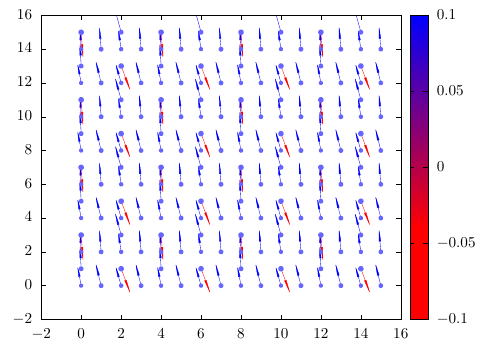

The gnuplot source for this figure:
set term epslatex standalone color 
unset key
# unset xtics
# unset ytics

#set cbrange [-1.0:1.0] 
set output 'plot_TL.tex'

#A1_Len=60
#A2_Len=200

#set border 4095 lw 3 

#unset border 
#unset xtics
#unset ytics

#n1y=sqrt(3.0)*0.5*A2_Len
#n1x=0.5*A2_Len
#n2x=n1x+A1_Len
#n3x=n2x-n1x

#x_off=4
#y_off=4

#xrange_val_min=0-x_off
#xrange_val_max=n2x+x_off

#yrange_val_min=0-y_off
#yrange_val_max=n1y+y_off

#set xrange [xrange_val_min:xrange_val_max]
#set yrange [yrange_val_min:yrange_val_max]
#set yrange [xrange_val_min:xrange_val_max]

#ratio=(yrange_val_max-yrange_val_min+4.7)/(xrange_val_max-xrange_val_min)

ratio=1.0
#ratio=2.0

set size 1,ratio
set style arrow 1 head filled size screen 0.0,20 lw 10 lc pal 
set style arrow 3 head filled size screen 0.1,1,1  lw 1 lc pal 


#set arrow 4 nohead from 0,0 to n1x,n1y lw 2 lc "black"
#set arrow 5 nohead from n1x,n1y to n2x,n1y lw 2 lc "black"
#set arrow 6 nohead from n2x,n1y to n3x,0 lw 2 lc "black"
#set arrow 7 nohead from n3x,0 to 0,0 lw 2 lc "black"

scale = 0.7 
#p 'MySkyrmion.txt' u (( $1 + (0.5*$2)  )-0.4*$4):(( sqrt(3.0)*0.5*($2) )-0.4*$5):(($4)*scale):(($5)*scale):(($3)) w vec arrowstyle 3 notitle

#set yr [-0.7:0.7]
#set xr [0:2]
unset cbr
set cbr [-0.1:0.1]
#set palette define (0 "red", 0.3 "red", 1.0 "blue")
set xr [-2:16]
set yr [-2:16]
set palette define (0 "red", 0.3 "red", 1.0 "blue")
#set palette 2 define (0 "grey", 0.3 "grey", 1.0 "black")

set style fill transparent solid 0.6 noborder
#p "layer_1_RealSpace_OParams.txt" u ($3):($4):(($5)*50.0):($5) with circles lc palette notitle
#p "Local_spins0.0001000000.txt" u ($5):($6):((($11))*0.1):($11) with circles lc palette notitle

p "Local_spins0.0001000000.txt" u ($5):($6):($8*3):($9*3):(($9)*4) w vec arrowstyle 3 notitle, "Local_spins0.0001000000.txt" u ($5):($6):((($11))*0.14):($11) with circles lc palette notitle
#sp "layer_0_Temp_0.0001000000RealSpace_OParams.txt" u ($5):($6):((($11))*50.0) w pm3d map lc palette notitle


#p "RealSpace_OParams.txt" u ($3):($4):($6*8000*1):($7*8000*1):($5) w vec arrowstyle 3 notitle 
